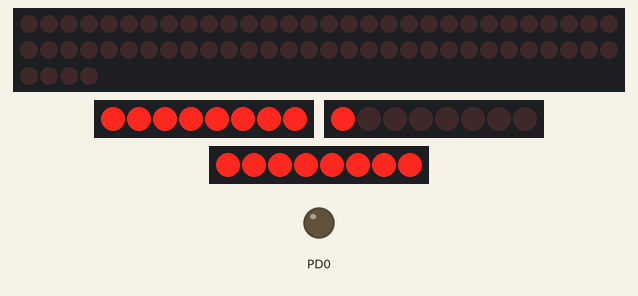
A program run on a simulated ATmega8, built with avr-gcc and emulated at 16 MHz. Parts: 64 shift-register outputs drawn as a row of LEDs (first output left, lit = HIGH), 3 × 8 shift-register outputs drawn as a row of LEDs (first output left, lit = HIGH), output pins drawn as LEDs (lit = HIGH). Wiring (inferred from the names in the program): 8 × shift register (74HC595): data PC1; shift clock PD7; latch PD5; OE PC5; 3 × shift register (74HC595): data PD2, shift clock PD6 / data PC4, shift clock PC2 / data PD4, shift clock PD3. Wiring (inferred from the signals the program sends): 4 × row of LEDs: on Q0, Q1, Q2, Q3, Q4, Q5, Q6, Q7, Q8, Q9, Q10, Q11, Q12, Q13, Q14, Q15, Q16, Q17, Q18, Q19, Q20, Q21, Q22, Q23, Q24, Q25, Q26, Q27, Q28, Q29, Q30, Q31, Q32, Q33, Q34, Q35, Q36, Q37, Q38, Q39, Q40, Q41, Q42, Q43, Q44, Q45, Q46, Q47, Q48, Q49, Q50, Q51, Q52, Q53, Q54, Q55, Q56, Q57, Q58, Q59, Q60, Q61, Q62, Q63 / on Q0, Q1, Q2, Q3, Q4, Q5, Q6, Q7 / on Q0, Q1, Q2, Q3, Q4, Q5, Q6, Q7 / on Q0, Q1, Q2, Q3, Q4, Q5, Q6, Q7. Pins used as bus, display or sensor lines are not drawn.

Above: at 0.1 s.
At 12.6 s:
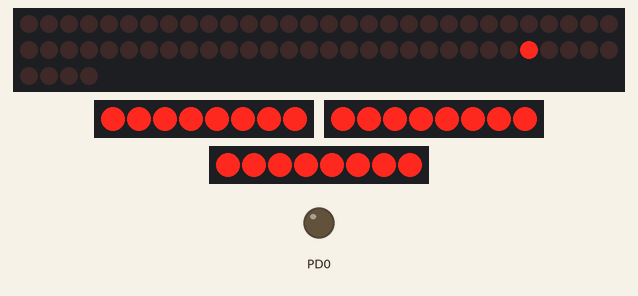
At 15.7 s:
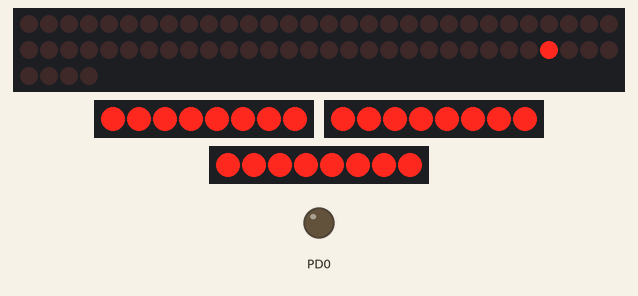
At 18.8 s:
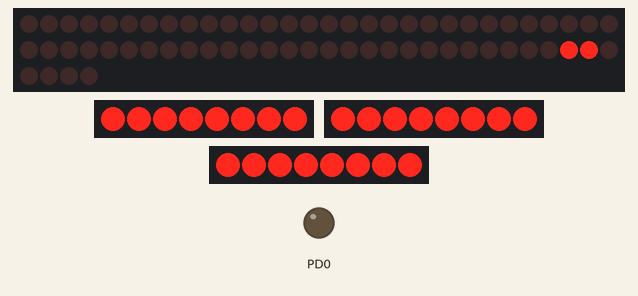
At 26.6 s:
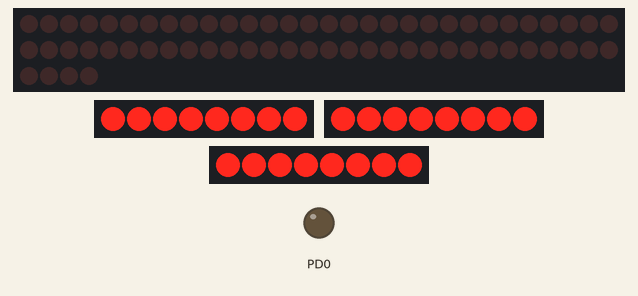
At 37.4 s:
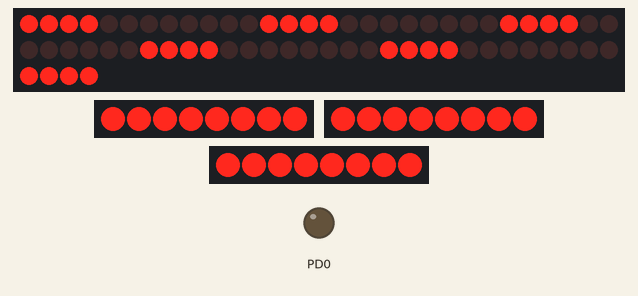
Timing chart, 0 to 38.9 s (numbered marks = the images above):
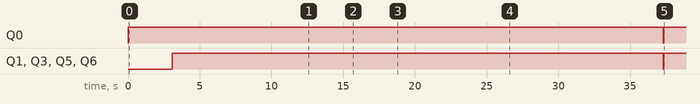

Measured:
- by itself, Q0: LOW → HIGH at 0.02 s, → LOW 37.3 s later, → HIGH 0.02 s later
- by itself, Q1, Q3, Q5, Q6: LOW → HIGH at 3.1 s, → LOW 34.2 s later, → HIGH 0.02 s later

The program:

main.c
```c
/*
* Matrix.c
*
* Created: 11.06.2017 15:11:46
* Author : DiGun
*/

#include <avr/io.h>
#include <avr/interrupt.h>
#include <util/delay.h>


#include "matrix.h"
// #include "font5x7.h"

unsigned char L;
unsigned char G;

void init_spi(void)
{

}


void init_screen1(void)
{
	static uint8_t a=0;
	uint8_t x;
	uint8_t y;
	for (y=0;y<32;y++)
	{
		for (x=0;x<8;x++)
		{
			switch ((x+((y+a)>>3))%4)
			{
				case 0:
				mxR[y][x]=0;
				break;
				case 1:
				mxR[y][x]=0x0F;
				break;
				case 2:
				mxR[y][x]=0xFF;
				break;
				case 3:
				mxR[y][x]=0xF0;
				break;
			}

			switch ((x*2+((y+a)>>2))%3)
			{
				case 0:
				mxG[y][x]=0;
				break;
				case 1:
				mxG[y][x]=0x0F;
				break;
				case 2:
				mxG[y][x]=0xF0;
				break;
			}
		}
	}
	a++;
}

void init_screen2(void)
{
	uint8_t x;
	uint8_t y;
	for (y=0;y<32;y++)
	{
		for (x=0;x<8;x++)
		{
			if((y/8)==x)
			mxR[y][x]=1<<(y%8);
			else
			mxR[y][x]=0;

			if(((31-y)/8)==x)
			mxG[y][x]=1<<((31-y)%8);
			else
			mxG[y][x]=0;
		}
	}
}

const char mim[] PROGMEM = "Mimolia";

int main(void)
{

	L=0;
	G=0;

	mx_init();
	DDRD|=1;
	//	init_screen2();
	mx_disable();

	// enable global interrupts
	//	mxG[28][7]=mx_frame;
	sei();
	/*
	_delay_ms(500);
	mx_char('D');
	mx_cursor.y=4;
	_delay_ms(1000);
	mx_char('K');
	mx_cursor.y=8;
	_delay_ms(1000);
	mx_char('8');
	mx_cursor.y=16;
	_delay_ms(1000);
	mx_char('F');
	mx_cursor.y=5;
	_delay_ms(1000);
	mx_char('Z');
	_delay_ms(1000);
	mx_char('N');
	_delay_ms(1000);
	mx_char('4');
	*/
	mx_color=MX_COLOR_GREEN;
	mx_string_p(mim);
	mx_cursor.x=3;
	mx_cursor.y=8;
	_delay_ms(1000);
	mx_color=MX_COLOR_RED;
	mx_string_p(mim);
	mx_cursor.x=6;
	mx_cursor.y=16;
	_delay_ms(1000);
	mx_color=MX_COLOR_ORANGE;
	mx_string_p(mim);

	for (G=0;G<255;G++)
	{
		//		uint8_t fr=mx_frame_cnt;
		//		mx_scroll(6, 16,6, 15,MX_UP,0);
		mx_cursor.x=51;
		mx_cursor.y=24;
		mx_color= G&8?MX_COLOR_GREEN:MX_COLOR_RED;
		mx_hex(G);
		_delay_ms(20);
		//		mxR[31][7]=G;
	}

	_delay_ms(1000);
	mx_clear_all();
	for (G=0;G<32;G++)
	{
		mx_color=MX_COLOR_RED;
		mx_draw(G,0,15,15);
		mx_color= MX_COLOR_GREEN;
		mx_draw(0,G/2,15,15);
		_delay_ms(500);
		mx_color=MX_COLOR_OFF;
		mx_draw(G,0,15,15);
		mx_draw(0,G/2,15,15);
	}

//	_delay_ms(10000);
	init_screen1();
	_delay_ms(1000);
	mx_clear(25,0,44,32,MX_COLOR_OFF);
	for (L=0;L<10;L++)
	{
		mx_scroll(29, 0,35, 31, MX_DOWN|MX_CLEAR);
		mx_scroll(36, 0,42,31 ,MX_UP|MX_CLEAR);
		for (G=0;G<7;G++)
		{
			mx_color= MX_COLOR_GREEN;
			mx_scroll_char('0'+L,G, 29, 0,35,31 ,MX_DOWN);
			mx_color=MX_COLOR_RED;
			mx_scroll_char('0'+L,G, 36, 0,42,31 ,MX_UP);
			_delay_ms(50);
		}
		_delay_ms(1500);
//		mx_cursor.x=51;
//		mx_cursor.y=24;
//		mx_hex(30-(L),MX_COLOR_GREEN);
	}


	_delay_ms(1000);
	mx_clear(0,7,63,25,MX_COLOR_OFF);
	for (L=0;L<10;L++)
	{
		mx_scroll(2, 8, 61, 14, MX_LEFT|MX_CLEAR);
		mx_scroll(2, 16, 61, 25, MX_RIGHT|MX_CLEAR);
		for (G=0;G<5;G++)
		{
//			mx_color= MX_COLOR_GREEN;
//			mx_scroll_char('0'+L,G, 29, 0,35,31 ,MX_DOWN);
			mx_color=MX_COLOR_RED;
			mx_scroll_char('0'+L,G, 2, 8, 61, 14, MX_LEFT);
			mx_color=MX_COLOR_GREEN;
			mx_scroll_char('0'+L,G, 2, 16, 61, 25, MX_RIGHT);
			_delay_ms(60);
		}
		_delay_ms(1000);
		//		mx_cursor.x=51;
		//		mx_cursor.y=24;
		//		mx_hex(30-(L),MX_COLOR_GREEN);
	}

	_delay_ms(10000);
	init_screen1();
	while (1)
	{
		_delay_ms(1);
		//		++mxR[31][7];
		//		mxG[30][7]=mx_frame_cnt;
		//		mxR[31][7]=mx_frame;
		//		PORTD^=1;
		if(mx_frame_cnt>=10)
		{
			init_screen1();
			mx_frame_cnt=0;
		}
	}
}
```

74hc595.c
```c
/*
 *  write bytes to 74hc595 shift registers
 *  using spi or pure software (see 74hc595.h)
 *
 *  tested on atmega8
 *
 *  TODO support for reset line
 */

#ifndef _74HC595_C
#define _74HC595_C

//#include <util/delay.h>
#include "74hc595.h"


void shift_init()
{
    /* set pins as outputs */
    SHIFTREGISTER |= (1<<LATCH) | (1<<DATA) | (1<<CLOCK) | (1<<OUTEN);
    /* set pins to low */
    SHIFTPORT &= ~((1<<LATCH) | (1<<DATA) | (1<<CLOCK));
    /* output enable is 'active low' */
    SHIFTPORT |= (1<<OUTEN);

#if USE_SPI
    /* start spi as master (MSB first, no interrupt) */
    SPCR = (1<<SPE) | (1<<MSTR);
    /* max transmission speed (f_cpu/2 for one bit) */
//    SPSR |= (1<<SPI2X);
#endif
}

inline void shift_enable()
{
    SHIFTPORT &= ~(1<<OUTEN);
}

inline void shift_disable()
{
    SHIFTPORT |= (1<<OUTEN);
}

/* shift out one character */
inline void shift_out_spi(uint8_t c)
{
    /* write spi data register */
    SPDR = c;
    /* wait until transmission is completed */
    while (!(SPSR & (1<<SPIF)))
    ;
}

void shift_out(uint8_t c)
{
#if USE_SPI
    /* write spi data register */
    SPDR = c;
    /* wait until transmission is completed */
    while (!(SPSR & (1<<SPIF)))
        ;
#else
    uint8_t i;
    for (i=8; i; --i,c<<=1)  {
        if (c & 0x80)
            /* shift a one */
            SHIFTPORT |= (1<<DATA);
        else
            /* shift a zero */
            SHIFTPORT &= ~(1<<DATA);

        /* clock pulse */
        SHIFTPORT |= (1<<CLOCK);
        SHIFTPORT &= ~(1<<CLOCK);
    }
#endif

    /* latch pulse */
    SHIFTPORT |= (1<<LATCH);
//	_delay_us(100);
    SHIFTPORT &= ~(1<<LATCH);
}

/* shift out byte array */
void shift_out_array(uint8_t *bytes, uint8_t length)
{
    uint8_t i;
    for (i=0; i<length; i++)    {
        shift_out_spi(bytes[i]);
    }
    SHIFTPORT |= (1<<LATCH);
    SHIFTPORT &= ~(1<<LATCH);
}

#endif
```

74hc595.h
```c
#ifndef _74HC595_H
#define _74HC595_H

#include <avr/io.h>

#ifndef USE_SPI
#if defined(__AVR_ATmega8__) || defined(__AVR_ATmega8A__) || defined(__AVR_ATmega32__)
    #define USE_SPI 1
#else
    #define USE_SPI 0
#endif
#endif
/************************************************************************/
/* mega8           595              matrix                                  */
/*   SS PB2  16   STCP  12  LATCH   G1    LT  Á                            */
/* MOSI PB3  17     DS  14  DATA    LT    R1  Æ2 Î2                         */
/*  SCK PB5  19   SHCP  11  CLOCK   SK    SK  ×                             */
/*   OE PB0  14     OE  13  OUTEN                                       */
/*                                                                      */
/*                                                                      */
/*                                                                      */
/*                                                                      */
/*                                                                      */
/*                                                                      */
/*                                                                      */
/*                                                                      */
/*                                                                      */
/************************************************************************/


#define SHIFTREGISTER DDRB
#define SHIFTPORT PORTB

#define LATCH PB2   /* SS (RCK) (not necessarily on SS) */
#define DATA  PB3   /* MOSI (SI) */
#define CLOCK PB5   /* SCK (SCK) */
#define OUTEN PB0   /* OE - output enable (active low) */


void shift_init(void);
void shift_enable(void);
// inline void shift_disable(void);
void shift_out(uint8_t);
void shift_out_array(uint8_t*, uint8_t);

#endif
```

matrix.c
```c
/*
* CFile1.c
*
* Created: 02.07.2017 10:46:48
*  Author: DiGun
*/
#include "matrix.h"
#include "font5x7.h"

//uint8_t mx_frame=0;
void mx_init(void)
{
	DDRD|=(1<<LA) |(1<<LB) |(1<<LC) |(1<<LD)|(1<<LT)|(1<<SK);
	DDRC|=(1<<R1) |(1<<R2) |(1<<G1) |(1<<G2)|(1<<OE);
	PORTD|=(1<<LA) |(1<<LB) |(1<<LC) |(1<<LD);
	PORTC|=(1<<OE);

	// set up timer with prescaler = 256
	//	TCCR0 |= (1 << CS01)|(1 << CS00);
	TCCR0 |= (1 << CS01);

	//	TCCR0 |= (1 << CS02);
	// enable overflow interrupt
	TIMSK |= (1 << TOIE0);


}

ISR(TIMER0_OVF_vect)
{
	static uint8_t count=0;
	cli();
	count++;
	if (count==5)
	{
		mx_draw_row();
		count=0;
	}
	//	TCNT0=178;
	//	TCNT0=200;

	sei();
}

inline void mx_enable()
{
	PORTC &= ~(1<<OE);
}

inline void mx_disable()
{
	PORTC |= (1<<OE);
}

inline void mx_row(uint8_t r)
{
	uint8_t t=PORTD&0b11000011;
	r=(r&0x0F)<<2;
	//0b00111100
	PORTD=(t|r);
}

inline void mx_draw_row()
{
	uint8_t i;
	static uint8_t row=0;
	for(i=0;i<8;i++)
	{
		mx_draw_byte(mxR[row][i],mxG[row][i],mxR[row+16][i],mxG[row+16][i]);
	}
	mx_disable();
	mx_row(row);
	row++;
	PORTD |= (1<<LT);
	PORTD &= ~(1<<LT);
	mx_enable();
	row&=0x0F;
	if(row==0)
	{
		mx_frame_cnt++;
	}
}

inline void mx_draw_byte(uint8_t r1,uint8_t g1,uint8_t r2,uint8_t g2)
{
	//    static uint8_t l=0;
	uint8_t i;
	for (i=8; i; --i,r1<<=1,g1<<=1,r2<<=1,g2<<=1)
	{
		if (r1 & 0x80)
		PORTC &= ~((1<<R1));
		else
		PORTC |= (1<<R1);
		if (g1 & 0x80)
		PORTC &= ~((1<<G1));
		else
		PORTC |= (1<<G1);
		if (r2 & 0x80)
		PORTC &= ~((1<<R2));
		else
		PORTC |= (1<<R2);
		if (g2 & 0x80)
		PORTC &= ~((1<<G2));
		else
		PORTC |= (1<<G2);

		/* clock pulse */
		PORTD &= ~(1<<SK);
		PORTD |= (1<<SK);
	}
}

void mx_digit(char d)
{
	if (d>=10)
	{
		mx_char(d+7+'0');
	}
	else
	{
		mx_char(d+'0');
	}
}

void mx_hex(uint8_t d)
{
	mx_digit((d>>4)&0x0F);
	mx_digit((d)&0x0F);
}

void mx_string_p(const char* s)
{
	while (pgm_read_byte(s)!='\0') // Ïîêà ïåðâûé áàéò ñòðîêè íå 0 (êîíåö ASCIIZ ñòðîêè)
	{
		mx_char(pgm_read_byte(s)); // Ìû øëåì áàéòû èç ñòðîêè
		s++; // Íå çàáûâàÿ óâåëè÷èâàòü óêàçàòåëü,
	} // Âûáèðàÿ íîâóþ áóêâó èç ñòðîêè.
}


void mx_char(char c)
{
	uint8_t ch;
	uint8_t f_byte;
	uint8_t f_bit;

	uint8_t i;
	uint8_t b;

	for (i=0;i<5;i++)
	{
		ch=pgm_read_byte(&Font5x7[c-32][i]);
		f_byte=mx_cursor.x /8;
		f_bit=0x80>>(mx_cursor.x %8);
		for (b=0;b<7;b++)
		{
			if (ch&(1<<b))
			{
				if (mx_color&MX_COLOR_RED)
				{
					mxR[mx_cursor.y+b][f_byte]|=f_bit;
				}
				else
				{
					mxR[mx_cursor.y+b][f_byte]&=~(f_bit);
				}
				if (mx_color&MX_COLOR_GREEN)
				{
					mxG[mx_cursor.y+b][f_byte]|=f_bit;
				}
				else
				{
					mxG[mx_cursor.y+b][f_byte]&=~(f_bit);
				}
			}
			else
			{
				mxR[mx_cursor.y+b][f_byte]&=~(f_bit);
				mxG[mx_cursor.y+b][f_byte]&=~(f_bit);
			}
		}
		mx_cursor.x++;
	}
	mx_cursor.x++;
}

uint8_t mx_byte_mask(uint8_t b, uint8_t f_byte, uint8_t f_mask,uint8_t r_byte, uint8_t r_mask)
{

	if (f_byte>b)
	{
		return 0;
	}
	else
	{
		if (f_byte==b)
		{
			if(f_byte!=r_byte)
			{
				return f_mask;
			}
			else
			{
				return f_mask&r_mask;
			}
		}
		else
		{
			if (f_byte<b)
			{
				if (r_byte>b)
				{
					return 0xFF;
				}
				else
				{
					if (r_byte==b)
					{
						return r_mask;
					}
					else
					{
						return 0;
					}
				}
			}
		}
	}
	return 0;
}


void mx_scroll(uint8_t x1, uint8_t y1,uint8_t x2, uint8_t y2,uint8_t pdir)
{
	int8_t r;
	int8_t b;

	uint8_t f_byte;
	uint8_t f_mask;
	uint8_t f_shift;
	uint8_t r_byte;
	uint8_t r_mask;
	uint8_t r_shift;
	uint8_t saveR;
	uint8_t saveG;

	uint8_t clear=pdir&MX_CLEAR;
	uint8_t dir=pdir&3;


	f_byte=x1/8;
	f_shift=(x1%8);
	f_mask=0xFF>>f_shift;
	r_byte=x2/8;
	r_shift=(7-(x2%8));
	r_mask=0xFF<<r_shift;
	if ((dir==MX_UP)||(dir==MX_DOWN))
	{
		for (b=0;b<8;b++)
		{
			uint8_t mask=mx_byte_mask(b,  f_byte, f_mask,r_byte, r_mask);
			if(mask==0)	continue;
			if (dir==MX_UP)
			{
				if(clear==0)
				{
					saveR=mxR[y1][b];
					saveG=mxG[y1][b];
				}
				else
				{
					saveR=0;
					saveG=0;
				}
				for (r=y1+1;r<=(y2);r++)
				{
					mxR[r-1][b]=(mxR[r-1][b]&(~mask))|(mxR[r][b]&(mask));
					mxG[r-1][b]=(mxG[r-1][b]&(~mask))|(mxG[r][b]&(mask));
				}
				r--;
			}
			else
			{
				if(clear==0)
				{
					saveR=mxR[y2][b];
					saveG=mxG[y2][b];
				}
				else
				{
					saveR=0;
					saveG=0;
				}
				for (r=y2-1;r>=(y1);r--)
				{
					mxR[r+1][b]=(mxR[r+1][b]&(~mask))|(mxR[r][b]&(mask));
					mxG[r+1][b]=(mxG[r+1][b]&(~mask))|(mxG[r][b]&(mask));
				}
				r++;
			}
			mxR[r][b]=(mxR[r][b]&(~mask))|(saveR&(mask));
			mxG[r][b]=(mxG[r][b]&(~mask))|(saveG&(mask));
		}
	}
	else
	{
		uint8_t mask[8];
		for (b=0;b<8;b++)
		{
			mask[b]=mx_byte_mask(b,  f_byte, f_mask,r_byte, r_mask);
		}
		if (dir==MX_RIGHT)
		{
			for (r=y1;r<=y2;r++)
			{
				if(clear==0)
				{
					saveG=(mxG[r][r_byte]&(1<<r_shift));
					saveR=(mxR[r][r_byte]&(1<<r_shift));
				}
				else
				{
					saveR=0;
					saveG=0;
				}
				b = f_byte;
				do
				{
					uint8_t overR = mxR[r][b] & 0x01;
					uint8_t overG = mxG[r][b] & 0x01;
					uint8_t ShiftR = mxR[r][b]>>1;
					uint8_t ShiftG = mxG[r][b]>>1;
					if (b == f_byte)
					{
						if(saveR!=0)
						ShiftR|=0x80>>f_shift;
						else
						ShiftR &= ~(0x80>>f_shift);
						if(saveG!=0)
						ShiftG |= 0x80>>f_shift;
						else
						ShiftG &= ~(0x80>>f_shift);
					}
					else
					{
						ShiftR |= (saveR) << 7;
						ShiftG |= (saveG) << 7;
					}
					/*
					if(r==3)
					{
					mxR[31][b]=mask[b];
					mxG[31][b]=0;
					}
					*/
					mxR[r][b] = (ShiftR & mask[b]) | (mxR[r][b] & (~mask[b]));
					mxG[r][b] = (ShiftG & mask[b]) | (mxG[r][b] & (~mask[b]));
					b++;
					if (b > r_byte)
					break;
					saveR = overR;
					saveG = overG;
				}
				while(1);
			}
		}
		else
		{
			// MX_LEFT
			for (r=y1;r<=y2;r++)
			{
				if(clear==0)
				{
					saveG=(mxG[r][f_byte]&(0x80>>f_shift));
					saveR=(mxR[r][f_byte]&(0x80>>f_shift));
				}
				else
				{
					saveR=0;
					saveG=0;
				}
				b = r_byte;
				do
				{
					uint8_t overR = mxR[r][b] & 0x80;
					uint8_t overG = mxG[r][b] & 0x80;
					uint8_t ShiftR = mxR[r][b]<<1;
					uint8_t ShiftG = mxG[r][b]<<1;
					if (b == r_byte)
					{
						if(saveR!=0)
						ShiftR|= 1<<r_shift;
						else
						ShiftR &= ~(1<<r_shift);
						if(saveG!=0)
						ShiftG |= 1<<r_shift;
						else
						ShiftG &= ~(1<<r_shift);
					}
					else
					{
						ShiftR |= (saveR) >> 7;
						ShiftG |= (saveG) >> 7;
					}
					/*
					if(r==3)
					{
					mxR[31][b]=mask[b];
					mxG[31][b]=0;
					}
					*/
					mxR[r][b] = (ShiftR & mask[b]) | (mxR[r][b] & (~mask[b]));
					mxG[r][b] = (ShiftG & mask[b]) | (mxG[r][b] & (~mask[b]));
					b--;
					if (b < f_byte)
					break;
					saveR = overR;
					saveG = overG;
				}
				while(1);
			}
		}
	}
}


void mx_scroll_char(char c,uint8_t step,uint8_t x1, uint8_t y1,uint8_t x2, uint8_t y2,uint8_t pdir)
{
	pdir&=3;
	if ((pdir==MX_DOWN)||(pdir==MX_UP))
	{
		uint8_t ch;
		uint8_t f_byte;
		uint8_t f_bit;

		uint8_t i;
		mx_scroll(x1,y1,x1+4,y2,pdir|MX_CLEAR);

		if(pdir==MX_DOWN) step=6-step;
		for (i=0;i<5;i++)
		{
			ch=pgm_read_byte(&Font5x7[c-32][i]);
			f_byte=(x1+i) /8;
			f_bit=0x80>>((x1+i) %8);
			if (ch&(1<<step))
			{
				if (mx_color&MX_COLOR_RED)
				{
					mxR[pdir==MX_UP?y2:y1][f_byte]|=f_bit;
				}
				else
				{
					mxR[pdir==MX_UP?y2:y1][f_byte]&=~(f_bit);
				}
				if (mx_color&MX_COLOR_GREEN)
				{
					mxG[pdir==MX_UP?y2:y1][f_byte]|=f_bit;
				}
				else
				{
					mxG[pdir==MX_UP?y2:y1][f_byte]&=~(f_bit);
				}
			}
			else
			{
				mxR[pdir==MX_UP?y2:y1][f_byte]&=~(f_bit);
				mxG[pdir==MX_UP?y2:y1][f_byte]&=~(f_bit);
			}
		}
	}
	else
	{
		uint8_t ch;
		uint8_t x_byte;
		uint8_t x_bit;

		uint8_t b;
		mx_scroll(x1,y1,x2,y1+6,pdir|MX_CLEAR);
		ch=pgm_read_byte(&Font5x7[c-32][pdir!=MX_LEFT?4-step:step]);
		x_byte=(pdir!=MX_LEFT?x1/8:x2/8);
		x_bit=(pdir!=MX_LEFT?0x80>>(x1%8):0x01<<(7-(x2%8)));

		for (b=y1;b<(y1+7);b++)
		{
			if (ch&(1<<(b-y1)))
			{
				if (mx_color&MX_COLOR_RED)
				{
					mxR[b][x_byte]|=x_bit;
				}
				else
				{
					mxR[b][x_byte]&=~(x_bit);
				}
				if (mx_color&MX_COLOR_GREEN)
				{
					mxG[b][x_byte]|=x_bit;
				}
				else
				{
					mxG[b][x_byte]&=~(x_bit);
				}
			}
			//			else
			//			{
			//				mxR[b][x_byte]&=~(x_bit);
			//				mxG[b][x_byte]&=~(x_bit);
			//			}
		}
	}
}

void mx_clear(uint8_t x1, uint8_t y1,uint8_t x2, uint8_t y2,uint8_t color)
{
	int8_t r;
	int8_t b;

	uint8_t f_byte;
	uint8_t f_mask;
	uint8_t r_byte;
	uint8_t r_mask;

	f_byte=x1/8;
	f_mask=0xFF>>(x1%8);
	r_byte=x2/8;
	r_mask=0xFF<<(7-(x2%8));

	b = f_byte;
	do
	{
		uint8_t	mask=mx_byte_mask(b,  f_byte, f_mask,r_byte, r_mask);
		for (r=y1;r<=y2;r++)
		{
			if (color&MX_COLOR_RED)
			{
				mxR[r][b]|=mask;
			}
			else
			{
				mxR[r][b]&=~(mask);
			}
			if (color&MX_COLOR_GREEN)
			{
				mxG[r][b]|=mask;
			}
			else
			{
				mxG[r][b]&=~(mask);
			}
		}
		b++;
	}
	while(b <= r_byte);
}

void mx_plot(uint8_t x, uint8_t y)
{
	uint8_t f_byte=x/8;
	uint8_t f_bit=0x80>>((x) %8);
	if (mx_color&MX_COLOR_RED)
	{
		mxR[y][f_byte]|=f_bit;
	}
	else
	{
		mxR[y][f_byte]&=~(f_bit);
	}
	if (mx_color&MX_COLOR_GREEN)
	{
		mxG[y][f_byte]|=f_bit;
	}
	else
	{
		mxG[y][f_byte]&=~(f_bit);
	}
}

int8_t mx_abs(int8_t val)
{
	if(val<0)
		return -val;
	return val;
}

void mx_draw(uint8_t x1, uint8_t y1,uint8_t x2, uint8_t y2)
{
    int8_t deltaX = mx_abs(x2 - x1);
    int8_t deltaY = mx_abs(y2 - y1);
    int8_t signX = x1 < x2 ? 1 : -1;
    int8_t signY = y1 < y2 ? 1 : -1;
    //
    int8_t error = deltaX - deltaY;
    //
    mx_plot(x2, y2);
    while(x1 != x2 || y1 != y2)
    {
	    mx_plot(x1, y1);
	    int8_t error2 = error * 2;
	    //
	    if(error2 > -deltaY)
	    {
		    error -= deltaY;
		    x1 += signX;
	    }
	    if(error2 < deltaX)
	    {
		    error += deltaX;
		    y1 += signY;
	    }
    }
}

void mx_clear_all()
{
	memset(mxR,0,256);
	memset(mxG,0,256);
}
```

Source omitted: font5x7.h (data table, 3892 bytes), matrix.h (1472 bytes), tm1638.c (3662 bytes), tm1638.h (1757 bytes)
